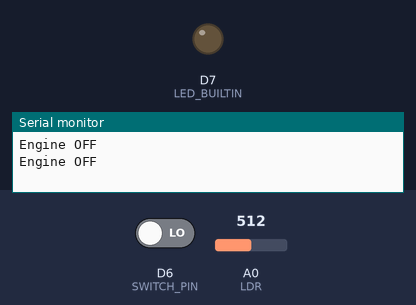
A sketch run on a simulated ESP8266 (NodeMCU). Shown: output pins drawn as LEDs (lit = HIGH), the last lines printed to the serial monitor. The test bench sets the inputs (shaded band); at power-on: D6 (SWITCH_PIN) LOW, A0 (LDR) = 512.

Above: at 6.8 s.
6.9 s: D6 (SWITCH_PIN) driven HIGH
At 13.1 s:
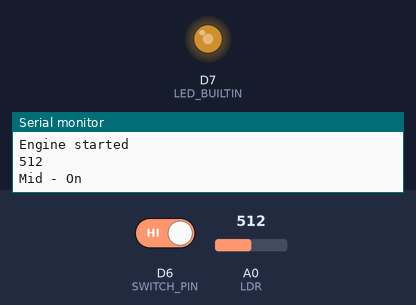
13.5 s: A0 (LDR) set to 781
16.8 s: A0 (LDR) set to 817
At 18.2 s:
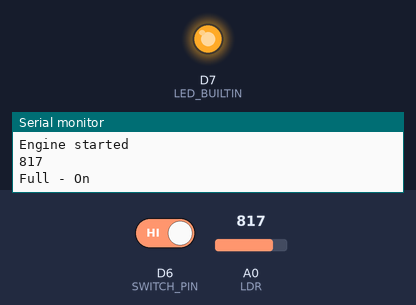
20.1 s: A0 (LDR) set to 70
At 21.3 s:
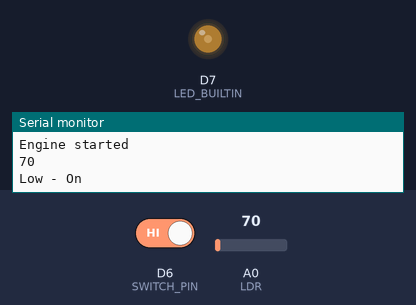
23.4 s: A0 (LDR) set to 76
26.7 s: A0 (LDR) set to 86
At 28.3 s:
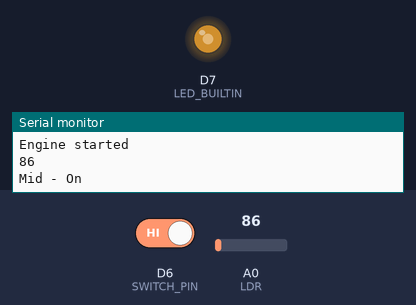
Timing chart, 0 to 29.8 s (numbered marks = the images above; inputs shaded):
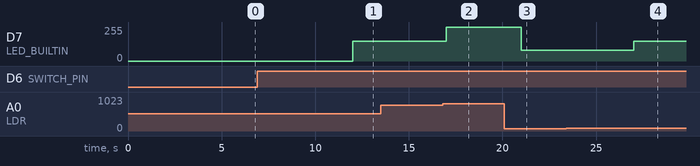

The sketch:

Project_code.ino
```cpp
#include <ESP8266WiFi.h>
#define SWITCH_PIN D6
#define LDR A0
#define LED_BUILTIN D7
void setup() {
  pinMode(LED_BUILTIN, OUTPUT);
  pinMode(SWITCH_PIN, INPUT);
  Serial.begin(115200);
}

// the loop function runs over and over again forever
void loop() {
  int LDR_value = analogRead(LDR);
  if(digitalRead(SWITCH_PIN) == HIGH){
    Serial.println("Engine started");
    Serial.println(LDR_value);
    if( LDR_value >= 800){
      analogWrite(LED_BUILTIN, 500);
      Serial.println("Full - On");
    }
    else if(LDR_value > 80 && LDR_value < 800){
      analogWrite(LED_BUILTIN, 150);
      Serial.println("Mid - On");
    }
    else if(LDR_value > 40 && LDR_value <= 80){
      analogWrite(LED_BUILTIN, 80);
      Serial.println("Low - On");
    }
    else if(LDR_value > 10 && LDR_value <= 40){
      analogWrite(LED_BUILTIN, 0);
      Serial.println("Off");
    }
  }
  else if (digitalRead(SWITCH_PIN) == LOW){
    Serial.println("Engine OFF");
    delay(5000);
    analogWrite(LED_BUILTIN, LOW);
  }
  delay(1000);
}
```

Measured:
- the behaviour switches between 799 and 800 on A0 (LDR) (found by bisection; images 1 and 2)
- the behaviour switches between 80 and 81 on A0 (LDR) (found by bisection; images 3 and 4)
- after the input at 6.9 s, D7 (LED_BUILTIN): 0/255 → 150/255 after 5.1 s
- after the input at 16.8 s, D7 (LED_BUILTIN): 150/255 → 255/255 after 0.20 s
- after the input at 20.1 s, D7 (LED_BUILTIN): 255/255 → 80/255 after 0.90 s
- after the input at 26.7 s, D7 (LED_BUILTIN): 80/255 → 150/255 after 0.31 s
